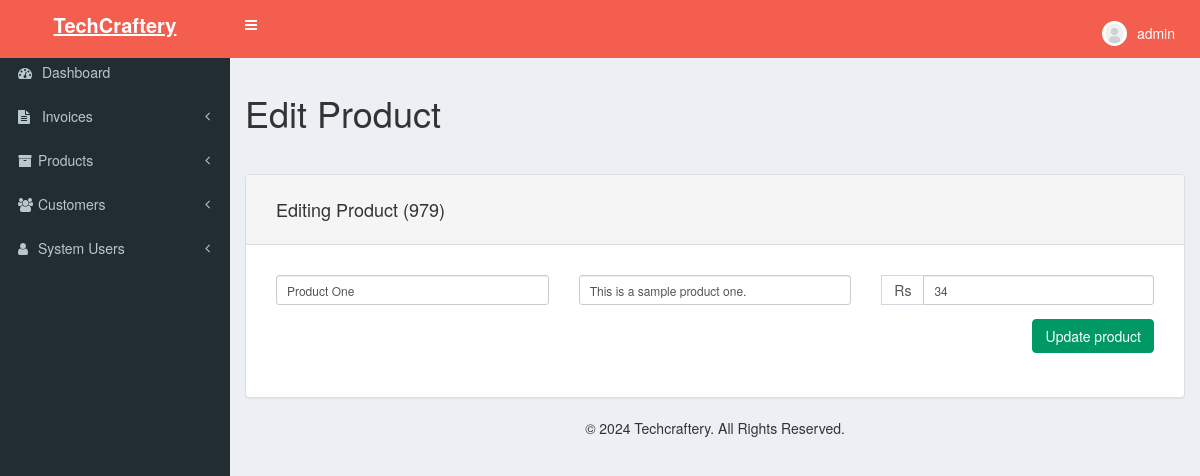
Page /product-edit.php?id=979 (signed in) on the committed database.
### tables this page shows
CREATE TABLE `products` (
  `product_id` int(11) NOT NULL,
  `product_name` text NOT NULL,
  `product_desc` text NOT NULL,
  `product_price` varchar(255) DEFAULT NULL
);

### product-edit.php (the view, shortened to what this page needs)
<?php
include('header.php');
$getID = $_GET['id'];
$mysqli = new mysqli(DATABASE_HOST, DATABASE_USER, DATABASE_PASS, DATABASE_NAME);
$query = "SELECT * FROM products WHERE product_id = '" . $mysqli->real_escape_string($getID) . "'";
$result = mysqli_query($mysqli, $query);
if($result) {
	while ($row = mysqli_fetch_assoc($result)) {
		$product_name = $row['product_name'];
		$product_desc = $row['product_desc'];
		$product_price = $row['product_price'];
	}
}
?>
<h1>Edit Product</h1>
<hr>
<div class="row">
	<div class="col-xs-12">
		<div class="panel panel-default">
			<div class="panel-heading">
				<h4>Editing Product (<?php echo $getID; ?>)</h4>
			</div>
			<div class="panel-body form-group form-group-sm">
				<form method="post" id="update_product">
					<div class="row">
						<div class="col-xs-4">
							<input type="text" class="form-control required" name="product_name" placeholder="Enter product name" value="<?php echo $product_name; ?>">
						</div>
						<div class="col-xs-4">
							<input type="text" class="form-control required" name="product_desc" placeholder="Enter product description" value="<?php echo $product_desc; ?>">
						</div>
						<div class="col-xs-4">
							<div class="input-group">
								<span class="input-group-addon"><?php echo CURRENCY ?></span>
								<input type="text" name="product_price" class="form-control required" placeholder="0.00" aria-describedby="sizing-addon1" value="<?php echo $product_price; ?>">
							</div>
						</div>
					</div>
					<div class="row">
						<div class="col-xs-12 margin-top btn-group">
							<input type="submit" id="action_update_product" class="btn btn-success float-right" value="Update product" data-loading-text="Updating...">
						</div>
					</div>
				</form>
			</div>
		</div>
	</div>
<div>
<?php
	include('footer.php');
?>

### css/styles.css (style rules this page uses)
body { padding: 0; background-color: #f45e4f; }
.btn-success { background-color: #009966; border-color: #009966; }
.panel-body { padding: 30px 30px 15px 30px; }
.panel-heading { padding: 15px 30px 15px 30px; }
.float-right { float: right !important; }
.margin-top { margin-top: 1em; }

### rows in the picture
products: product_name "Product One", product_desc "This is a sample product one.", product_price "34"

### other values in the picture
$_SESSION['login_username'] "admin"
$getID "979"
CURRENCY "Rs"
